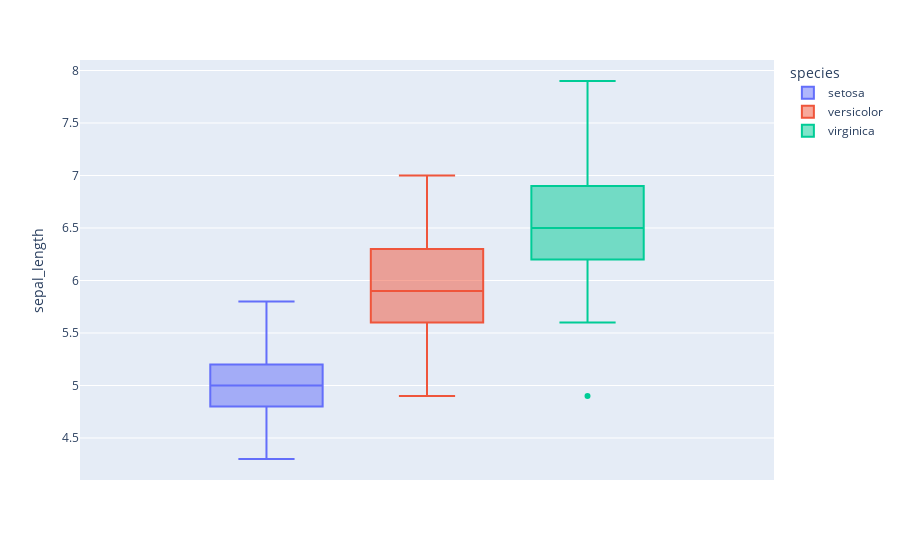

This figure's notebook cell:
### Markdown cell above
* Summarizing numerical data, showing distribution, outliers, and quartiles.*

### Code cell
fig = px.box(df, y="sepal_length", color="species")
fig.show()

### Figure 1 — Plotly figure (JSON) as saved in the notebook; plotly's stock layout.template omitted (floating-point values rounded to 4 significant figures)
{"data": [{"alignmentgroup": "True", "hovertemplate": "species=setosa<br>sepal_length=%{y}<extra></extra>", "legendgroup": "setosa", "marker": {"color": "#636efa"}, "name": "setosa", "notched": false, "offsetgroup": "setosa", "orientation": "v", "showlegend": true, "type": "box", "x0": " ", "xaxis": "x", "y": [5.1, 4.9, 4.7, 4.6, 5, 5.4, 4.6, 5, 4.4, 4.9, 5.4, 4.8, 4.8, 4.3, 5.8, 5.7, 5.4, 5.1, 5.7, 5.1, 5.4, 5.1, 4.6, 5.1, 4.8, 5, 5, 5.2, 5.2, 4.7, 4.8, 5.4, 5.2, 5.5, 4.9, 5, 5.5, 4.9, 4.4, 5.1, 5, 4.5, 4.4, 5, 5.1, 4.8, 5.1, 4.6, 5.3, 5], "y0": " ", "yaxis": "y"}, {"alignmentgroup": "True", "hovertemplate": "species=versicolor<br>sepal_length=%{y}<extra></extra>", "legendgroup": "versicolor", "marker": {"color": "#EF553B"}, "name": "versicolor", "notched": false, "offsetgroup": "versicolor", "orientation": "v", "showlegend": true, "type": "box", "x0": " ", "xaxis": "x", "y": [7, 6.4, 6.9, 5.5, 6.5, 5.7, 6.3, 4.9, 6.6, 5.2, 5, 5.9, 6, 6.1, 5.6, 6.7, 5.6, 5.8, 6.2, 5.6, 5.9, 6.1, 6.3, 6.1, 6.4, 6.6, 6.8, 6.7, 6, 5.7, 5.5, 5.5, 5.8, 6, 5.4, 6, 6.7, 6.3, 5.6, 5.5, 5.5, 6.1, 5.8, 5, 5.6, 5.7, 5.7, 6.2, 5.1, 5.7], "y0": " ", "yaxis": "y"}, {"alignmentgroup": "True", "hovertemplate": "species=virginica<br>sepal_length=%{y}<extra></extra>", "legendgroup": "virginica", "marker": {"color": "#00cc96"}, "name": "virginica", "notched": false, "offsetgroup": "virginica", "orientation": "v", "showlegend": true, "type": "box", "x0": " ", "xaxis": "x", "y": [6.3, 5.8, 7.1, 6.3, 6.5, 7.6, 4.9, 7.3, 6.7, 7.2, 6.5, 6.4, 6.8, 5.7, 5.8, 6.4, 6.5, 7.7, 7.7, 6, 6.9, 5.6, 7.7, 6.3, 6.7, 7.2, 6.2, 6.1, 6.4, 7.2, 7.4, 7.9, 6.4, 6.3, 6.1, 7.7, 6.3, 6.4, 6, 6.9, 6.7, 6.9, 5.8, 6.8, 6.7, 6.7, 6.3, 6.5, 6.2, 5.9], "y0": " ", "yaxis": "y"}], "layout": {"boxmode": "group", "legend": {"title": {"text": "species"}, "tracegroupgap": 0}, "margin": {"t": 60}, "xaxis": {"anchor": "y", "domain": [0, 1]}, "yaxis": {"anchor": "x", "domain": [0, 1], "title": {"text": "sepal_length"}}}}
